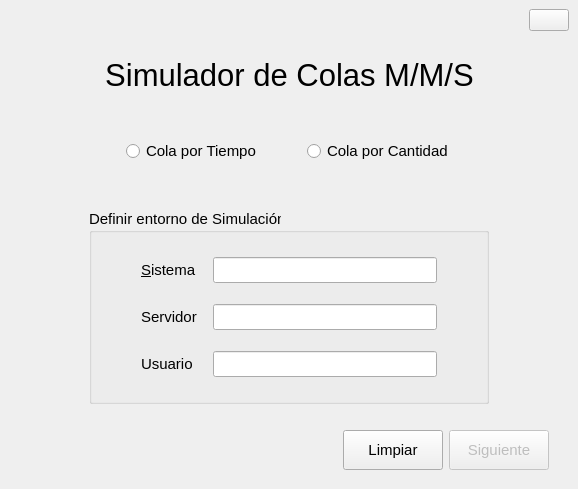
<?xml version="1.0" encoding="UTF-8"?>
<ui version="4.0">
 <class>MainWindow</class>
 <widget class="QMainWindow" name="MainWindow">
  <property name="geometry">
   <rect>
    <x>0</x>
    <y>0</y>
    <width>578</width>
    <height>489</height>
   </rect>
  </property>
  <property name="windowTitle">
   <string>Simulador de Colas</string>
  </property>
  <property name="windowIcon">
   <iconset resource="iconos.qrc">
    <normaloff>:/iconos/iconos/cola.png</normaloff>:/iconos/iconos/cola.png</iconset>
  </property>
  <property name="whatsThis">
   <string/>
  </property>
  <widget class="QWidget" name="centralwidget">
   <layout class="QVBoxLayout" name="verticalLayout">
    <item>
     <layout class="QHBoxLayout" name="horizontalLayout_3">
      <item>
       <spacer name="horizontalSpacer_6">
        <property name="orientation">
         <enum>Qt::Horizontal</enum>
        </property>
        <property name="sizeHint" stdset="0">
         <size>
          <width>40</width>
          <height>20</height>
         </size>
        </property>
       </spacer>
      </item>
      <item>
       <widget class="QPushButton" name="bAcercaDe">
        <property name="sizePolicy">
         <sizepolicy hsizetype="Fixed" vsizetype="Fixed">
          <horstretch>0</horstretch>
          <verstretch>0</verstretch>
         </sizepolicy>
        </property>
        <property name="minimumSize">
         <size>
          <width>20</width>
          <height>0</height>
         </size>
        </property>
        <property name="text">
         <string/>
        </property>
        <property name="icon">
         <iconset resource="iconos.qrc">
          <normaloff>:/iconos/iconos/questionssvg-512.png</normaloff>:/iconos/iconos/questionssvg-512.png</iconset>
        </property>
        <property name="iconSize">
         <size>
          <width>20</width>
          <height>20</height>
         </size>
        </property>
       </widget>
      </item>
     </layout>
    </item>
    <item>
     <spacer name="verticalSpacer_4">
      <property name="orientation">
       <enum>Qt::Vertical</enum>
      </property>
      <property name="sizeType">
       <enum>QSizePolicy::Fixed</enum>
      </property>
      <property name="sizeHint" stdset="0">
       <size>
        <width>10</width>
        <height>20</height>
       </size>
      </property>
     </spacer>
    </item>
    <item>
     <layout class="QHBoxLayout" name="horizontalLayout_6">
      <item>
       <spacer name="horizontalSpacer_10">
        <property name="orientation">
         <enum>Qt::Horizontal</enum>
        </property>
        <property name="sizeType">
         <enum>QSizePolicy::Expanding</enum>
        </property>
        <property name="sizeHint" stdset="0">
         <size>
          <width>40</width>
          <height>20</height>
         </size>
        </property>
       </spacer>
      </item>
      <item>
       <widget class="QLabel" name="tituloLabel">
        <property name="sizePolicy">
         <sizepolicy hsizetype="Fixed" vsizetype="Fixed">
          <horstretch>0</horstretch>
          <verstretch>0</verstretch>
         </sizepolicy>
        </property>
        <property name="font">
         <font>
          <pointsize>23</pointsize>
         </font>
        </property>
        <property name="text">
         <string>Simulador de Colas M/M/S</string>
        </property>
        <property name="alignment">
         <set>Qt::AlignCenter</set>
        </property>
       </widget>
      </item>
      <item>
       <spacer name="horizontalSpacer_11">
        <property name="orientation">
         <enum>Qt::Horizontal</enum>
        </property>
        <property name="sizeHint" stdset="0">
         <size>
          <width>40</width>
          <height>20</height>
         </size>
        </property>
       </spacer>
      </item>
     </layout>
    </item>
    <item>
     <spacer name="verticalSpacer_5">
      <property name="orientation">
       <enum>Qt::Vertical</enum>
      </property>
      <property name="sizeType">
       <enum>QSizePolicy::Fixed</enum>
      </property>
      <property name="sizeHint" stdset="0">
       <size>
        <width>10</width>
        <height>40</height>
       </size>
      </property>
     </spacer>
    </item>
    <item>
     <layout class="QHBoxLayout" name="horizontalLayout">
      <item>
       <spacer name="horizontalSpacer">
        <property name="orientation">
         <enum>Qt::Horizontal</enum>
        </property>
        <property name="sizeHint" stdset="0">
         <size>
          <width>40</width>
          <height>20</height>
         </size>
        </property>
       </spacer>
      </item>
      <item>
       <widget class="QRadioButton" name="colaTiempo">
        <property name="font">
         <font>
          <pointsize>11</pointsize>
         </font>
        </property>
        <property name="text">
         <string>Cola por Tiempo</string>
        </property>
        <property name="icon">
         <iconset resource="iconos.qrc">
          <normaloff>:/iconos/iconos/time.png</normaloff>:/iconos/iconos/time.png</iconset>
        </property>
       </widget>
      </item>
      <item>
       <spacer name="horizontalSpacer_3">
        <property name="orientation">
         <enum>Qt::Horizontal</enum>
        </property>
        <property name="sizeType">
         <enum>QSizePolicy::Minimum</enum>
        </property>
        <property name="sizeHint" stdset="0">
         <size>
          <width>40</width>
          <height>20</height>
         </size>
        </property>
       </spacer>
      </item>
      <item>
       <widget class="QRadioButton" name="colaCant">
        <property name="font">
         <font>
          <pointsize>11</pointsize>
         </font>
        </property>
        <property name="text">
         <string>Cola por Cantidad</string>
        </property>
        <property name="icon">
         <iconset resource="iconos.qrc">
          <normaloff>:/iconos/iconos/multiple-users-silhouette.png</normaloff>:/iconos/iconos/multiple-users-silhouette.png</iconset>
        </property>
       </widget>
      </item>
      <item>
       <spacer name="horizontalSpacer_2">
        <property name="orientation">
         <enum>Qt::Horizontal</enum>
        </property>
        <property name="sizeHint" stdset="0">
         <size>
          <width>40</width>
          <height>20</height>
         </size>
        </property>
       </spacer>
      </item>
     </layout>
    </item>
    <item>
     <spacer name="verticalSpacer_2">
      <property name="orientation">
       <enum>Qt::Vertical</enum>
      </property>
      <property name="sizeType">
       <enum>QSizePolicy::Fixed</enum>
      </property>
      <property name="sizeHint" stdset="0">
       <size>
        <width>10</width>
        <height>40</height>
       </size>
      </property>
     </spacer>
    </item>
    <item>
     <layout class="QHBoxLayout" name="horizontalLayout_2">
      <item>
       <spacer name="horizontalSpacer_5">
        <property name="orientation">
         <enum>Qt::Horizontal</enum>
        </property>
        <property name="sizeType">
         <enum>QSizePolicy::Fixed</enum>
        </property>
        <property name="sizeHint" stdset="0">
         <size>
          <width>80</width>
          <height>20</height>
         </size>
        </property>
       </spacer>
      </item>
      <item>
       <widget class="QGroupBox" name="groupBoxDefinir">
        <property name="font">
         <font>
          <pointsize>11</pointsize>
         </font>
        </property>
        <property name="title">
         <string>Definir entorno de Simulación</string>
        </property>
        <layout class="QGridLayout" name="gridLayout">
         <property name="sizeConstraint">
          <enum>QLayout::SetMinimumSize</enum>
         </property>
         <item row="3" column="1">
          <widget class="QLabel" name="usuarioLabel">
           <property name="sizePolicy">
            <sizepolicy hsizetype="Fixed" vsizetype="Fixed">
             <horstretch>0</horstretch>
             <verstretch>0</verstretch>
            </sizepolicy>
           </property>
           <property name="text">
            <string>Usuario</string>
           </property>
          </widget>
         </item>
         <item row="2" column="1">
          <widget class="QLabel" name="servidoresLabel">
           <property name="sizePolicy">
            <sizepolicy hsizetype="Fixed" vsizetype="Fixed">
             <horstretch>0</horstretch>
             <verstretch>0</verstretch>
            </sizepolicy>
           </property>
           <property name="text">
            <string>Servidor</string>
           </property>
          </widget>
         </item>
         <item row="1" column="1">
          <widget class="QLabel" name="sistemaLabel">
           <property name="sizePolicy">
            <sizepolicy hsizetype="Fixed" vsizetype="Fixed">
             <horstretch>0</horstretch>
             <verstretch>0</verstretch>
            </sizepolicy>
           </property>
           <property name="text">
            <string>&amp;Sistema</string>
           </property>
           <property name="buddy">
            <cstring>usuarioLineEdit</cstring>
           </property>
          </widget>
         </item>
         <item row="3" column="3">
          <widget class="QLineEdit" name="usuarioLineEdit">
           <property name="sizePolicy">
            <sizepolicy hsizetype="Minimum" vsizetype="Minimum">
             <horstretch>0</horstretch>
             <verstretch>0</verstretch>
            </sizepolicy>
           </property>
           <property name="maxLength">
            <number>30</number>
           </property>
          </widget>
         </item>
         <item row="1" column="3">
          <widget class="QLineEdit" name="sistemaLineEdit">
           <property name="sizePolicy">
            <sizepolicy hsizetype="MinimumExpanding" vsizetype="Minimum">
             <horstretch>0</horstretch>
             <verstretch>0</verstretch>
            </sizepolicy>
           </property>
           <property name="maxLength">
            <number>30</number>
           </property>
          </widget>
         </item>
         <item row="2" column="3">
          <widget class="QLineEdit" name="servidorLineEdit">
           <property name="sizePolicy">
            <sizepolicy hsizetype="MinimumExpanding" vsizetype="Minimum">
             <horstretch>0</horstretch>
             <verstretch>0</verstretch>
            </sizepolicy>
           </property>
           <property name="minimumSize">
            <size>
             <width>200</width>
             <height>20</height>
            </size>
           </property>
           <property name="text">
            <string/>
           </property>
           <property name="maxLength">
            <number>30</number>
           </property>
          </widget>
         </item>
         <item row="1" column="4">
          <spacer name="horizontalSpacer_14">
           <property name="orientation">
            <enum>Qt::Horizontal</enum>
           </property>
           <property name="sizeType">
            <enum>QSizePolicy::Minimum</enum>
           </property>
           <property name="sizeHint" stdset="0">
            <size>
             <width>40</width>
             <height>20</height>
            </size>
           </property>
          </spacer>
         </item>
         <item row="1" column="2">
          <spacer name="horizontalSpacer_12">
           <property name="orientation">
            <enum>Qt::Horizontal</enum>
           </property>
           <property name="sizeType">
            <enum>QSizePolicy::Maximum</enum>
           </property>
           <property name="sizeHint" stdset="0">
            <size>
             <width>10</width>
             <height>10</height>
            </size>
           </property>
          </spacer>
         </item>
         <item row="1" column="0">
          <spacer name="horizontalSpacer_15">
           <property name="orientation">
            <enum>Qt::Horizontal</enum>
           </property>
           <property name="sizeType">
            <enum>QSizePolicy::Minimum</enum>
           </property>
           <property name="sizeHint" stdset="0">
            <size>
             <width>40</width>
             <height>20</height>
            </size>
           </property>
          </spacer>
         </item>
        </layout>
       </widget>
      </item>
      <item>
       <spacer name="horizontalSpacer_9">
        <property name="orientation">
         <enum>Qt::Horizontal</enum>
        </property>
        <property name="sizeType">
         <enum>QSizePolicy::Fixed</enum>
        </property>
        <property name="sizeHint" stdset="0">
         <size>
          <width>80</width>
          <height>20</height>
         </size>
        </property>
       </spacer>
      </item>
     </layout>
    </item>
    <item>
     <spacer name="verticalSpacer_3">
      <property name="orientation">
       <enum>Qt::Vertical</enum>
      </property>
      <property name="sizeType">
       <enum>QSizePolicy::Fixed</enum>
      </property>
      <property name="sizeHint" stdset="0">
       <size>
        <width>10</width>
        <height>20</height>
       </size>
      </property>
     </spacer>
    </item>
    <item>
     <layout class="QHBoxLayout" name="horizontalLayout_10">
      <item>
       <spacer name="horizontalSpacer_4">
        <property name="orientation">
         <enum>Qt::Horizontal</enum>
        </property>
        <property name="sizeType">
         <enum>QSizePolicy::Expanding</enum>
        </property>
        <property name="sizeHint" stdset="0">
         <size>
          <width>40</width>
          <height>20</height>
         </size>
        </property>
       </spacer>
      </item>
      <item>
       <widget class="QPushButton" name="bLimpiar">
        <property name="sizePolicy">
         <sizepolicy hsizetype="Fixed" vsizetype="Fixed">
          <horstretch>0</horstretch>
          <verstretch>0</verstretch>
         </sizepolicy>
        </property>
        <property name="minimumSize">
         <size>
          <width>100</width>
          <height>40</height>
         </size>
        </property>
        <property name="font">
         <font>
          <pointsize>11</pointsize>
         </font>
        </property>
        <property name="text">
         <string>Limpiar</string>
        </property>
        <property name="icon">
         <iconset resource="iconos.qrc">
          <normaloff>:/iconos/iconos/Clear-128.png</normaloff>:/iconos/iconos/Clear-128.png</iconset>
        </property>
        <property name="iconSize">
         <size>
          <width>23</width>
          <height>23</height>
         </size>
        </property>
       </widget>
      </item>
      <item>
       <widget class="QPushButton" name="bSiguiente">
        <property name="enabled">
         <bool>false</bool>
        </property>
        <property name="minimumSize">
         <size>
          <width>100</width>
          <height>40</height>
         </size>
        </property>
        <property name="font">
         <font>
          <pointsize>11</pointsize>
         </font>
        </property>
        <property name="text">
         <string>Siguiente</string>
        </property>
        <property name="icon">
         <iconset resource="iconos.qrc">
          <normaloff>:/iconos/iconos/ok-icon-success-19.png</normaloff>:/iconos/iconos/ok-icon-success-19.png</iconset>
        </property>
       </widget>
      </item>
      <item>
       <spacer name="horizontalSpacer_13">
        <property name="orientation">
         <enum>Qt::Horizontal</enum>
        </property>
        <property name="sizeType">
         <enum>QSizePolicy::Fixed</enum>
        </property>
        <property name="sizeHint" stdset="0">
         <size>
          <width>20</width>
          <height>10</height>
         </size>
        </property>
       </spacer>
      </item>
     </layout>
    </item>
    <item>
     <spacer name="verticalSpacer_6">
      <property name="orientation">
       <enum>Qt::Vertical</enum>
      </property>
      <property name="sizeType">
       <enum>QSizePolicy::Fixed</enum>
      </property>
      <property name="sizeHint" stdset="0">
       <size>
        <width>20</width>
        <height>10</height>
       </size>
      </property>
     </spacer>
    </item>
   </layout>
  </widget>
 </widget>
 <tabstops>
  <tabstop>colaTiempo</tabstop>
  <tabstop>colaCant</tabstop>
  <tabstop>sistemaLineEdit</tabstop>
  <tabstop>servidorLineEdit</tabstop>
  <tabstop>usuarioLineEdit</tabstop>
  <tabstop>bLimpiar</tabstop>
  <tabstop>bSiguiente</tabstop>
 </tabstops>
 <resources>
  <include location="iconos.qrc"/>
 </resources>
 <connections/>
</ui>
